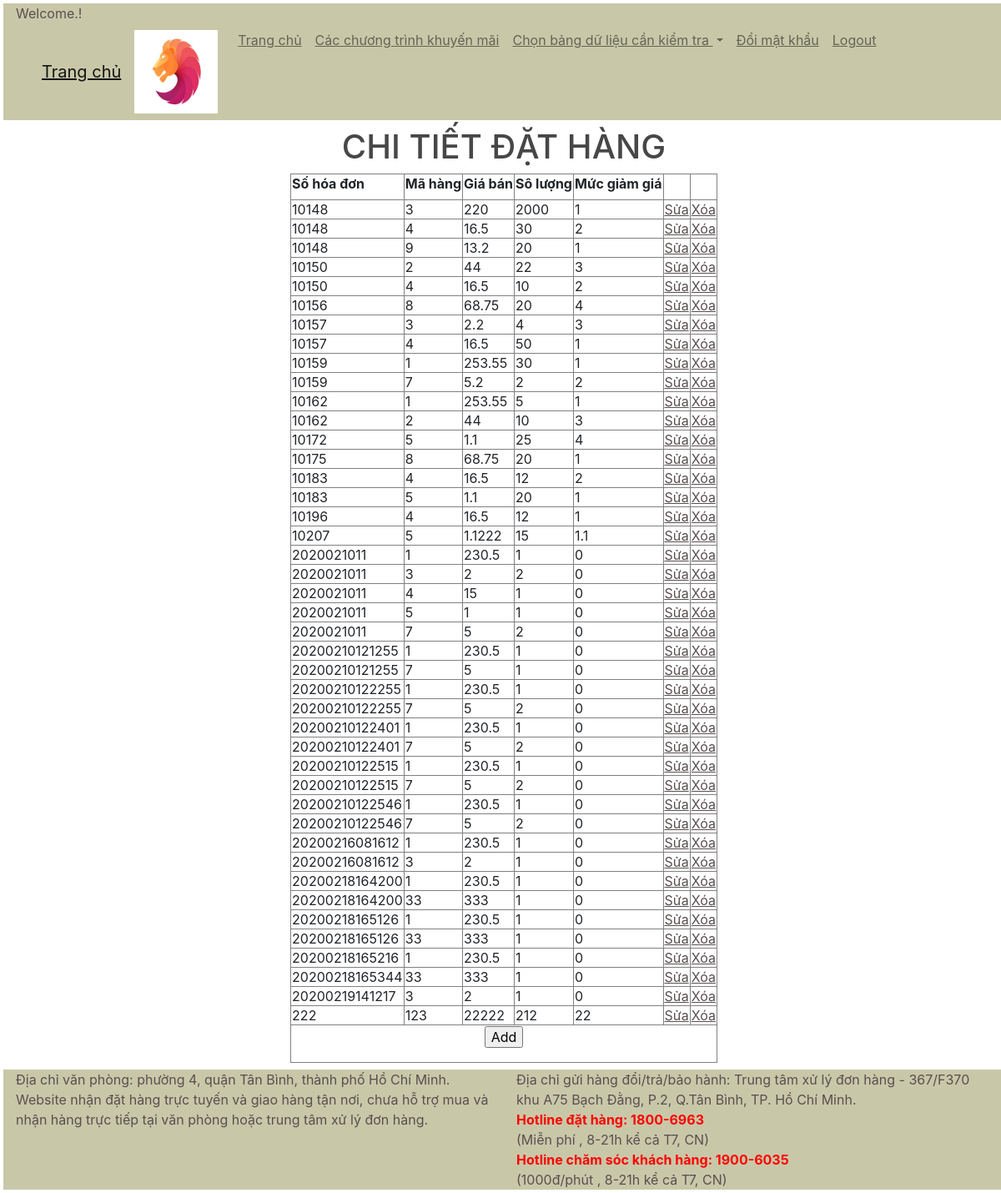
Screenshot of /admin/chitietdathang_db.php with the database file from the repository.
### tables this page shows
CREATE TABLE IF NOT EXISTS `chitietdathang` (
  `SOHOADON` varchar(100) NOT NULL,
  `MAHANG` int(11) NOT NULL,
  `GIABAN` float DEFAULT NULL,
  `SOLUONG` int(11) DEFAULT NULL,
  `MUCGIAMGIA` float DEFAULT NULL,
  PRIMARY KEY (`SOHOADON`,`MAHANG`),
  KEY `MAHANG` (`MAHANG`)
);

### admin/chitietdathang_db.php (the view, shortened to what this page needs)
<head>
	<link rel="stylesheet" href="../css/bootstrap.min.css">
	<link rel="stylesheet" href="../css/style.css">
</head>
<body>
	<div class="container-fluid">
		<div class="row">
			<div class="col-sm-12 m-1 divhead">
				<?php
				include 'Menu-admin.php';
				?>
			</div>
		</div>
		<div class="row">
			<div class="col-sm-12 m-1 divbody">
				<table border="1" align="center">
					<tr><h1>CHI TIẾT ĐẶT HÀNG</h1></tr>
					<tr>
						<th>
							<label>Số hóa đơn</label>
						</th>
						<th>
							<label>Mã hàng</label>
						</th>
						<th>
							<label>Giá bán</label>
						</th>
						<th>
							<label>Sô lượng</label>
						</th>
						<th>
							<label>Mức giảm giá</label>
						</th>
						<th></th>
						<th></th>
					</tr>
					<?php
						$select=mysqli_query($db,"SELECT * from chitietdathang");
						while($row=mysqli_fetch_array($select))
						{
							echo "<tr>";
								echo '<td>'.$row['SOHOADON'].'</td>';
								echo '<td>'.$row['MAHANG'].'</td>';
								echo '<td>'.$row['GIABAN'].'</td>';
								echo '<td>'.$row['SOLUONG'].'</td>';
								echo '<td>'.$row['MUCGIAMGIA'].'</td>';
								echo "<td><a href='./chitietdathang_update.php?id1=".$row['SOHOADON']."&id2=".$row['MAHANG']."'> Sửa</a></td>";
								echo "<td><a href='./chitietdathang_delete.php?id1=".$row['SOHOADON']."&id2=".$row['MAHANG']."'> Xóa</a></td>";
							echo "</tr>";
						}
					?>
					<tr>
						<td colspan=7 align="center">
							<form action="chitietdathang_insert.php" method="post" class="form">
								<input type="submit" name="Add" value="Add">
							</form>
						</td>
					</tr>
				</table>
			</div>
		</div>
		<div class="row">
			<div class="col-sm-12 m-1 sticky-bottom divfooter">
				<?php
				include 'footer-admin.php';
				?>
	</div>
</body>

### CSS/style.css (style rules this page uses)
.divhead { background-color: #C8C8A9; color: #594F4F; }
a:link, a:visited { color: #594F4F; padding: 0px; text-align: center; text-decoration: underline; display: inline-block; }
.divbody { color: #474747; text-align: center; margin: auto; min-height:500px; }
.divfooter { background-color: #C8C8A9; color: #594F4F; }
body { background-color: #F9F9F9; font-family: Georgia, "Times New Roman", Times, serif; }

### rows the page displays
chitietdathang: SOHOADON "10148", MAHANG "3", GIABAN "220", SOLUONG "2000", MUCGIAMGIA "1"
chitietdathang: SOHOADON "10148", MAHANG "4", GIABAN "16.5", SOLUONG "30", MUCGIAMGIA "2"
chitietdathang: SOHOADON "10148", MAHANG "9", GIABAN "13.2", SOLUONG "20", MUCGIAMGIA "1"
chitietdathang: SOHOADON "10150", MAHANG "2", GIABAN "44", SOLUONG "22", MUCGIAMGIA "3"
chitietdathang: SOHOADON "10150", MAHANG "4", GIABAN "16.5", SOLUONG "10", MUCGIAMGIA "2"
chitietdathang: SOHOADON "10156", MAHANG "8", GIABAN "68.75", SOLUONG "20", MUCGIAMGIA "4"
chitietdathang: SOHOADON "10157", MAHANG "3", GIABAN "2.2", SOLUONG "4", MUCGIAMGIA "3"
chitietdathang: SOHOADON "10157", MAHANG "4", GIABAN "16.5", SOLUONG "50", MUCGIAMGIA "1"
chitietdathang: SOHOADON "10159", MAHANG "1", GIABAN "253.55", SOLUONG "30", MUCGIAMGIA "1"
chitietdathang: SOHOADON "10159", MAHANG "7", GIABAN "5.2", SOLUONG "2", MUCGIAMGIA "2"
chitietdathang: SOHOADON "10162", MAHANG "1", GIABAN "253.55", SOLUONG "5", MUCGIAMGIA "1"
chitietdathang: SOHOADON "10162", MAHANG "2", GIABAN "44", SOLUONG "10", MUCGIAMGIA "3"
chitietdathang: SOHOADON "10172", MAHANG "5", GIABAN "1.1", SOLUONG "25", MUCGIAMGIA "4"
chitietdathang: SOHOADON "10175", MAHANG "8", GIABAN "68.75", SOLUONG "20", MUCGIAMGIA "1"
chitietdathang: SOHOADON "10183", MAHANG "4", GIABAN "16.5", SOLUONG "12", MUCGIAMGIA "2"
chitietdathang: SOHOADON "10183", MAHANG "5", GIABAN "1.1", SOLUONG "20", MUCGIAMGIA "1"
chitietdathang: SOHOADON "10196", MAHANG "4", GIABAN "16.5", SOLUONG "12", MUCGIAMGIA "1"
chitietdathang: SOHOADON "10207", MAHANG "5", GIABAN "1.1222", SOLUONG "15", MUCGIAMGIA "1.1"
chitietdathang: SOHOADON "2020021011", MAHANG "1", GIABAN "230.5", SOLUONG "1", MUCGIAMGIA "0"
chitietdathang: SOHOADON "2020021011", MAHANG "3", GIABAN "2", SOLUONG "2", MUCGIAMGIA "0"
chitietdathang: SOHOADON "2020021011", MAHANG "4", GIABAN "15", SOLUONG "1", MUCGIAMGIA "0"
chitietdathang: SOHOADON "2020021011", MAHANG "5", GIABAN "1", SOLUONG "1", MUCGIAMGIA "0"
chitietdathang: SOHOADON "2020021011", MAHANG "7", GIABAN "5", SOLUONG "2", MUCGIAMGIA "0"
chitietdathang: SOHOADON "20200210121255", MAHANG "1", GIABAN "230.5", SOLUONG "1", MUCGIAMGIA "0"
chitietdathang: SOHOADON "20200210121255", MAHANG "7", GIABAN "5", SOLUONG "1", MUCGIAMGIA "0"
chitietdathang: SOHOADON "20200210122255", MAHANG "1", GIABAN "230.5", SOLUONG "1", MUCGIAMGIA "0"
chitietdathang: SOHOADON "20200210122255", MAHANG "7", GIABAN "5", SOLUONG "2", MUCGIAMGIA "0"
chitietdathang: SOHOADON "20200210122401", MAHANG "1", GIABAN "230.5", SOLUONG "1", MUCGIAMGIA "0"
chitietdathang: SOHOADON "20200210122401", MAHANG "7", GIABAN "5", SOLUONG "2", MUCGIAMGIA "0"
chitietdathang: SOHOADON "20200210122515", MAHANG "1", GIABAN "230.5", SOLUONG "1", MUCGIAMGIA "0"
chitietdathang: SOHOADON "20200210122515", MAHANG "7", GIABAN "5", SOLUONG "2", MUCGIAMGIA "0"
chitietdathang: SOHOADON "20200210122546", MAHANG "1", GIABAN "230.5", SOLUONG "1", MUCGIAMGIA "0"
chitietdathang: SOHOADON "20200210122546", MAHANG "7", GIABAN "5", SOLUONG "2", MUCGIAMGIA "0"
chitietdathang: SOHOADON "20200216081612", MAHANG "1", GIABAN "230.5", SOLUONG "1", MUCGIAMGIA "0"
chitietdathang: SOHOADON "20200216081612", MAHANG "3", GIABAN "2", SOLUONG "1", MUCGIAMGIA "0"
chitietdathang: SOHOADON "20200218164200", MAHANG "1", GIABAN "230.5", SOLUONG "1", MUCGIAMGIA "0"
chitietdathang: SOHOADON "20200218164200", MAHANG "33", GIABAN "333", SOLUONG "1", MUCGIAMGIA "0"
chitietdathang: SOHOADON "20200218165126", MAHANG "1", GIABAN "230.5", SOLUONG "1", MUCGIAMGIA "0"
chitietdathang: SOHOADON "20200218165126", MAHANG "33", GIABAN "333", SOLUONG "1", MUCGIAMGIA "0"
chitietdathang: SOHOADON "20200218165216", MAHANG "1", GIABAN "230.5", SOLUONG "1", MUCGIAMGIA "0"
chitietdathang: SOHOADON "20200218165344", MAHANG "33", GIABAN "333", SOLUONG "1", MUCGIAMGIA "0"
chitietdathang: SOHOADON "20200219141217", MAHANG "3", GIABAN "2", SOLUONG "1", MUCGIAMGIA "0"
chitietdathang: SOHOADON "222", MAHANG "123", GIABAN "22222", SOLUONG "212", MUCGIAMGIA "22"
